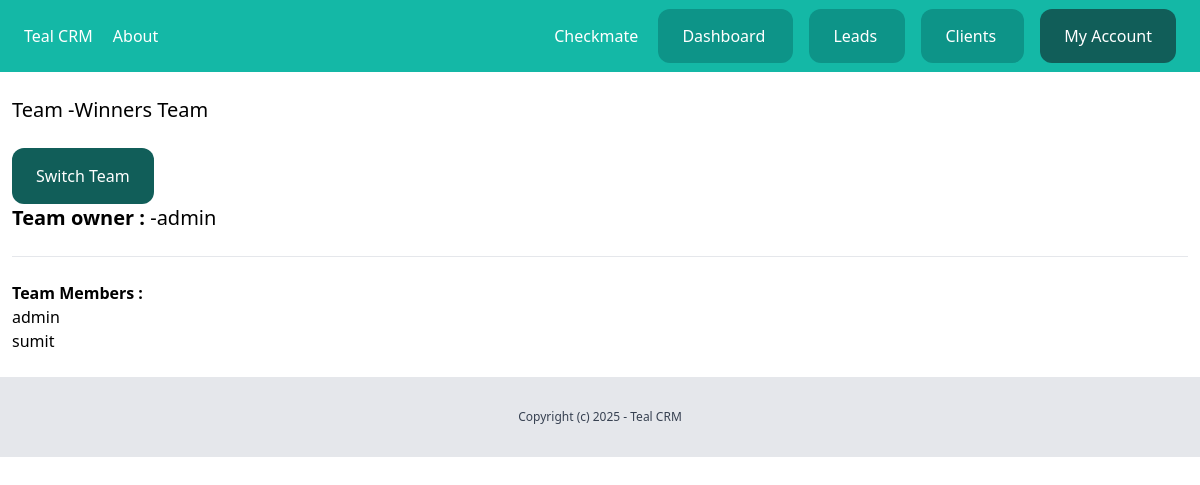
The page /dashboard/team/2/ (signed in) on the database its author committed.
### team/models.py (models this page shows)
class Team(models.Model):
    plan = models.ForeignKey(Plan,related_name='teams',on_delete=models.CASCADE, null=True, blank=True)
    name = models.CharField(max_length=255)
    created_by = models.ForeignKey(User,related_name='created_teams' ,on_delete=models.CASCADE)
    created_at = models.DateTimeField(auto_now_add=True)
    members = models.ManyToManyField(User)
    def __str__(self):
        return self.name

### team/views.py (the view)
# urls.py: path('<int:pk>/', views.clients_detail, name='detail'),
@login_required
def detail(request,pk):
    team=get_object_or_404(Team,members__in=[request.user],pk=pk)
    return render(request, 'team/details.html',{'team':team})

### team/context_processors.py (called while the page is built)
def active_team(request):
    active_team = None  # Default to None
    if request.user.is_authenticated:
        user_profile = getattr(request.user, 'userprofile', None)  # Safely access userprofile
        if user_profile and user_profile.active_team:
            active_team = user_profile.active_team
        else:
            active_team = Team.objects.filter(created_by=request.user).first()
    return {'active_team': active_team}

### team/templates/team/details.html (shortened to what this page needs)
{% extends 'core/base.html' %}
{% block content %}
<div class="px-3 py-6">
    <h1 class="text-xl mb-6"> Team -{{team.name}}</h1>
    <a href="{% url 'team:list' %}" class="inline-block py-4 px-6 bg-teal-800 rounded-xl text-white">Switch Team</a>
    <h4 class="text-xl mb-3"><strong>Team owner :</strong> -{{team.created_by}}</h1>
        <hr class="my-6">
        <h2 class="font-semibold mt-3">Team Members :</h2>
        {% for member in team.members.all%}
        <p>{{member.username}}</p>
        {% endfor%}
</div>
{% endblock %}

### core/templates/core/partials/nav.html (shortened to what this page needs)
<nav class="px-6 py-6 bg-teal-500 flex justify-between">
    <div class="space-x-4">
        <a href="/" class="text-white">
            Teal CRM
        </a>
        <a href="{% url 'about' %}" class="text-white">
            About
        </a>
    </div>
    <div class="space-x-4">
        {% if request.user.is_authenticated %}
        <a href="{% url 'team:detail' active_team.id %}" class="text-white">
            {{active_team}}
        </a>
        <a href="{% url 'dashboard:index' %}" class="py-4 px-6 bg-teal-600 rounded-xl text-white">
            Dashboard
        </a>
        <a href="{% url 'leads:list' %}" class="py-4 px-6 bg-teal-600 rounded-xl text-white">
            Leads
        </a>
        <a href="{% url 'clients:list' %}" class="py-4 px-6 bg-teal-600 rounded-xl text-white">
            Clients
        </a>
        <a href="{% url 'userprofile:myaccount' %}" class="py-4 px-6 bg-teal-800 rounded-xl text-white">
            My Account
        </a>
        {% endif %}
    </div>
</nav>

### rows shown on the page
Team: name "Checkmate"
Team: name "Winners Team", created_by "admin"

### other values the page prints
{{ member.username }} "admin"
{{ member.username }} "sumit"
